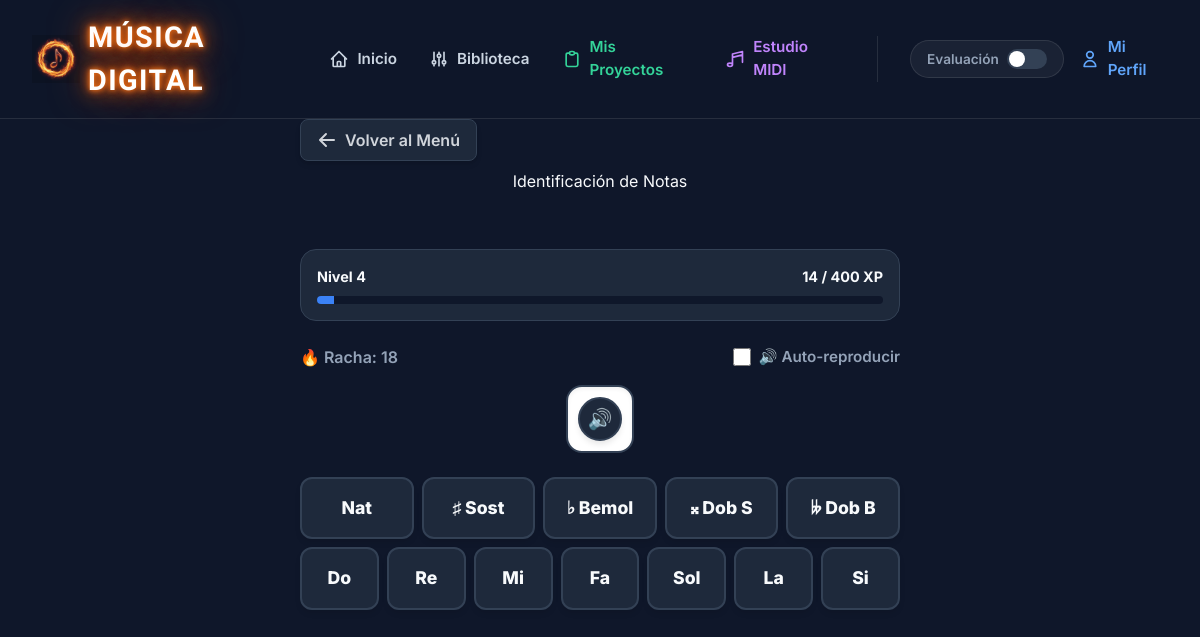
Page /juego/notas/ (signed in) on the earlier database version.
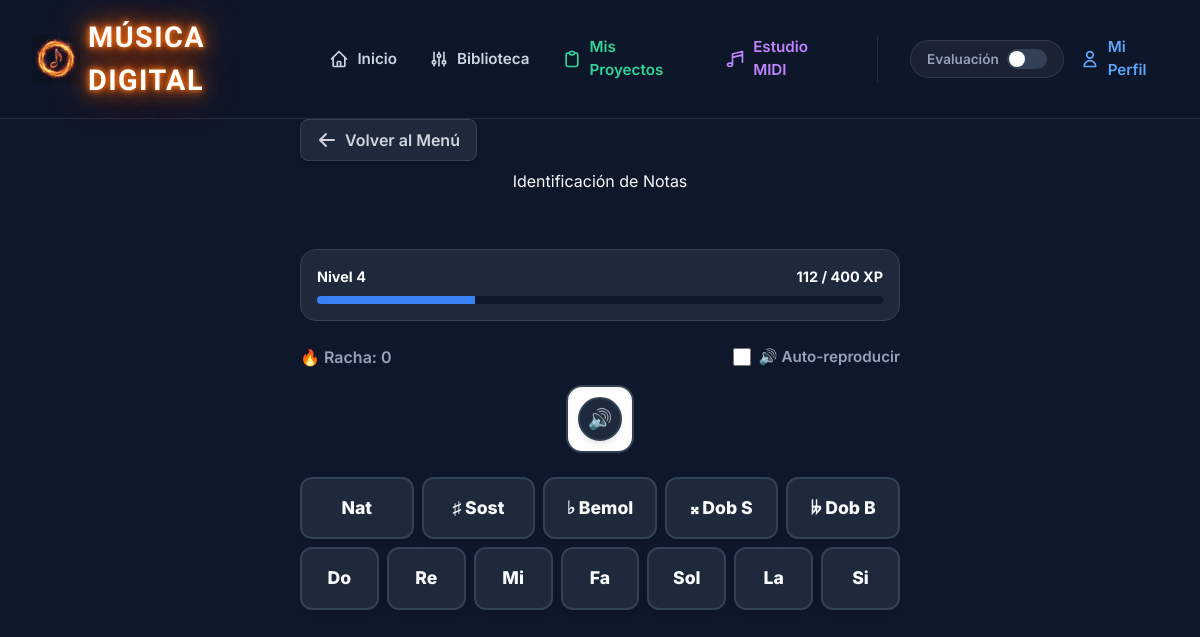
Same page on the later database version.
### trainer/models.py (models this page shows, shortened)
class Score(models.Model):
    user = models.ForeignKey(User, on_delete=models.CASCADE, related_name='scores')
    game = models.ForeignKey(Game, on_delete=models.CASCADE)
    level = models.IntegerField(default=1)
    total_points = models.IntegerField(default=0)
    max_streak = models.IntegerField(default=0)
    current_streak = models.IntegerField(default=0)
    correct_answers = models.IntegerField(default=0)
    total_answers = models.IntegerField(default=0)
    class Meta:
        unique_together = ('user', 'game')
    @property
    def level_info(self):
        thresholds = [0, 100, 300, 600, 1000, 1500, 2100, 2800, 3600, 4500]
        xp = self.total_points
        level = 1
        for i, threshold in enumerate(thresholds):
            if xp < threshold:
                break
            level = i + 1
        if level <= len(thresholds) - 1:
            current_level_base = thresholds[level - 1]
            next_level_base = thresholds[level]
        else:
            current_level_base = thresholds[-1] + (level - len(thresholds)) * 1000
            next_level_base = current_level_base + 1000
        xp_in_level = xp - current_level_base
        xp_needed = next_level_base - current_level_base
        progress_percentage = min(100, int((xp_in_level / xp_needed) * 100))
        return {
            'level': level,
            'xp_in_level': xp_in_level,
            'xp_needed': xp_needed,
            'progress_percentage': progress_percentage
        }

### trainer/views.py (the view)
# urls.py: path('juego/notas/', views.trainer_notas, name='trainer_notas'),
@login_required
def trainer_notas(request):
    game = get_object_or_404(Game, slug='notas')
    score, _ = Score.objects.get_or_create(user=request.user, game=game)
    context = {'game': game, 'score': score}
    return render(request, 'trainer/trainer_notas.html', context)

### templates/trainer/trainer_notas.html (shortened to what this page needs)
{% extends 'base.html' %}
{% block content %}
<div class="trainer-container">
    <div class="top-nav">
        <a href="{% url 'entrenador_index' %}" class="inline-flex items-center gap-2 px-4 py-2 bg-slate-800 hover:bg-slate-700 border border-slate-700 hover:border-slate-600 text-gray-300 hover:text-white rounded-lg font-semibold transition-all shadow-md">
            <svg xmlns="http://www.w3.org/2000/svg" class="h-5 w-5" viewBox="0 0 20 20" fill="currentColor">
                <path fill-rule="evenodd" d="M9.707 16.707a1 1 0 01-1.414 0l-6-6a1 1 0 010-1.414l6-6a1 1 0 011.414 1.414L5.414 9H17a1 1 0 110 2H5.414l4.293 4.293a1 1 0 010 1.414z" clip-rule="evenodd" />
            </svg>
            Volver al Menú
        </a>
    </div>
    <div style="text-align: center;">
        <h2 style="margin-bottom: 0.5rem;">{{ game.name }}</h2>
        <div id="feedback-msg"></div>
    </div>
    <div class="progress-container">
        <div class="progress-labels">
            <span>Nivel <span id="ui-level">{{ score.level_info.level }}</span></span>
            <span><span id="ui-xp">{{ score.level_info.xp_in_level }}</span> / <span id="ui-xp-needed">{{ score.level_info.xp_needed }}</span> XP</span>
        </div>
        <div class="progress-track">
            <div id="ui-progress-bar" class="progress-fill" style="width: {{ score.level_info.progress_percentage }}%;"></div>
        </div>
    </div>
    <div class="status-bar" style="align-items: center;">
        <div>🔥 Racha: <span id="streak-counter">{{ score.current_streak }}</span></div>
        <div style="display: flex; align-items: center; gap: 0.5rem; font-size: 0.95rem;">
            <input type="checkbox" id="autoplay-audio" style="cursor: pointer; width: 1.1rem; height: 1.1rem;">
            <label for="autoplay-audio" style="cursor: pointer; font-weight: 600; user-select: none;">🔊 Auto-reproducir</label>
        </div>
    </div>
    <div style="position: relative;">
        <button id="btn-replay-note" class="btn" style="position: absolute; bottom: 12px; right: 12px; padding: 0; border-radius: 50%; background: var(--surface); border: 2px solid var(--border); box-shadow: 0 4px 6px -1px rgba(0,0,0,0.1); width: 44px; height: 44px; display: flex; align-items: center; justify-content: center; z-index: 10; font-size: 1.25rem; transition: all 0.2s;" title="Escuchar nota" onmouseover="this.style.borderColor='var(--primary)'; this.style.transform='scale(1.05)';" onmouseout="this.style.borderColor='var(--border)'; this.style.transform='scale(1)';">
            🔊
        </button>
    </div>
    <div style="display: flex; flex-direction: column; gap: 0.5rem; width: 100%; max-width: 600px;">
        <div class="accidental-grid">
            <button class="btn-input btn-acc" data-acc="n">Nat</button>
            <button class="btn-input btn-acc" data-acc="#">♯ Sost</button>
            <button class="btn-input btn-acc" data-acc="b">♭ Bemol</button>
            <button class="btn-input btn-acc" data-acc="##">𝄪 Dob S</button>
            <button class="btn-input btn-acc" data-acc="bb">𝄫 Dob B</button>
        </div>
        <div class="notes-grid">
            <button class="btn-input btn-note" data-note="c">Do</button>
            <button class="btn-input btn-note" data-note="d">Re</button>
            <button class="btn-input btn-note" data-note="e">Mi</button>
            <button class="btn-input btn-note" data-note="f">Fa</button>
            <button class="btn-input btn-note" data-note="g">Sol</button>
            <button class="btn-input btn-note" data-note="a">La</button>
            <button class="btn-input btn-note" data-note="b">Si</button>
        </div>
    </div>
</div>
{% endblock %}

Differences in the rows shown:
changed Score: level_info.xp_in_level "14" → "112"; total_points 614 → 712 (drawn); current_streak "18" → "0"
